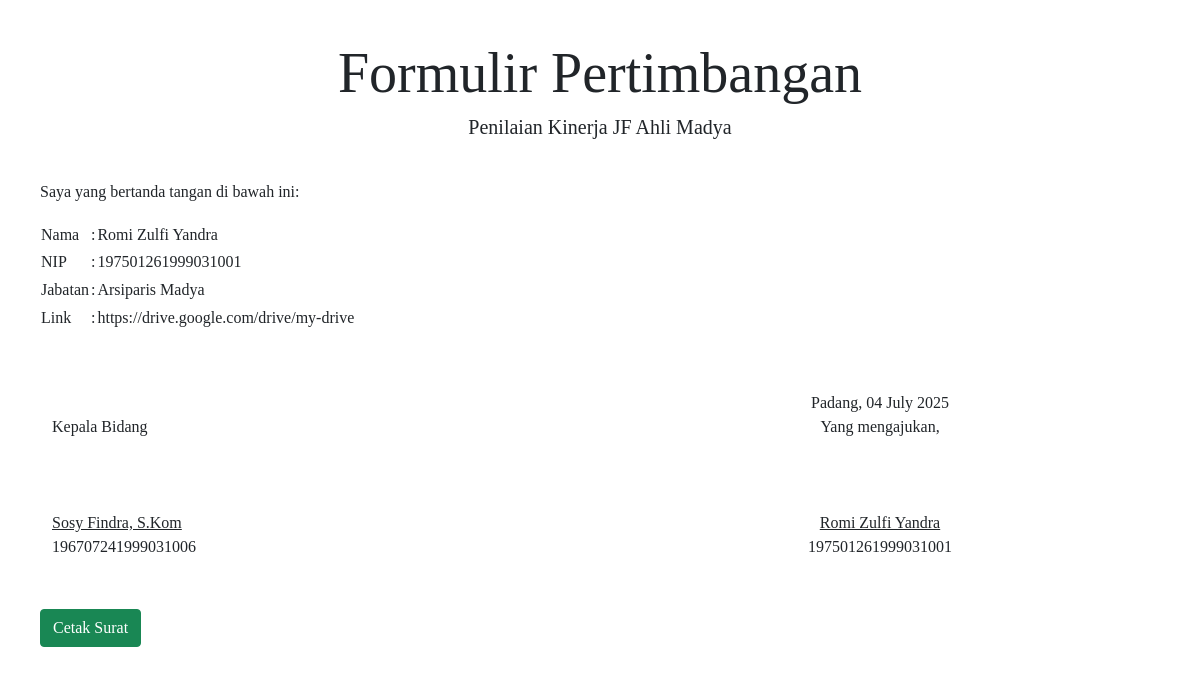
The app's page /surat.php?Nomor=2 with its own data.
### tables this page shows
CREATE TABLE `data` (
  `Nomor` int(100) NOT NULL,
  `Nama` varchar(100) NOT NULL,
  `NIP` bigint(100) NOT NULL,
  `Jabatan` varchar(100) NOT NULL,
  `Bidang` varchar(100) NOT NULL,
  `Kabid` varchar(100) NOT NULL,
  `SKP` longblob NOT NULL,
  `Link` varchar(300) NOT NULL,
  `Periode` enum('Awal','TW1','TW2','TW3','Tahunan') NOT NULL,
  `status` enum('pending','disetujui','revisi') DEFAULT NULL,
  `komentar` text NOT NULL,
  `tanggal` datetime DEFAULT current_timestamp()
);

### surat.php (the view, shortened to what this page needs)
<?php
include "koneksi.php";
$Nomor = $_GET['Nomor'];
$query = mysqli_query($connect, "SELECT * FROM data Where Nomor = $Nomor") or die(mysqli_error($connect));
$pecah = mysqli_fetch_assoc($query);
?>
<!DOCTYPE html>
<html>
<head>
    <link href="https://cdn.jsdelivr.net/npm/bootstrap@5.0.2/dist/css/bootstrap.min.css" rel="stylesheet" />
    <link rel="stylesheet" href="style.css" />
</head>
<body>
<div class="header">
    <h2 class="display-4">Formulir Pertimbangan</h2>
    <h4 class="lead">Penilaian Kinerja JF Ahli Madya</h4>
</div>
<div class="content">
    <p>Saya yang bertanda tangan di bawah ini:</p>
    <table>
        <tr><td>Nama</td><td>:</td><td><?php echo $pecah['Nama']; ?></td></tr>
        <tr><td>NIP</td><td>:</td><td><?php echo $pecah['NIP']; ?></td></tr>
        <tr><td>Jabatan</td><td>:</td><td><?php echo $pecah['Jabatan']; ?></td></tr>
        <tr><td>Link</td><td>:</td><td><?php echo $pecah['Link']; ?></td></tr>
    </table>
</div>
<section>
<div class="ttd container">
    <div class="row">
        <div class="col-sm left">
            <br>
            Kepala Bidang<br><br><br><br>
            <u><?php echo $pecah['Kabid']; ?></u><br>
            <?php
            if ($pecah['Kabid']=="Sosy Findra, S.Kom"){ echo "196707241999031006";}
            ?>
        </div>
        <div class="col-sm right">
            Padang, <?php echo date("d F Y"); ?><br>
            Yang mengajukan,<br><br><br><br>
            <u><?php echo $pecah['Nama']; ?></u><br>
            <?php echo $pecah['NIP']; ?>
        </div>
    </div>
</div>
</section>
<div class="no-print" style="margin-top: 50px;">
    <button class="btn btn-success" onclick="window.print()">Cetak Surat</button>
</div>
</body>
</html>

### surat.php (style rules this page uses)
body { font-family: 'Times New Roman', Times, serif; margin: 40px; }
.header { text-align: center; margin-bottom: 40px; }
.content { text-align: justify; line-height: 1.6; }
.ttd { margin-top: 60px; width: 100%; }
.ttd .right { float: right; text-align: center; }

### records on screen
data: Nama "Romi Zulfi Yandra", NIP "197501261999031001", Jabatan "Arsiparis Madya", Link "https://drive.google.com/drive/my-drive", Kabid "Sosy Findra, S.Kom"
